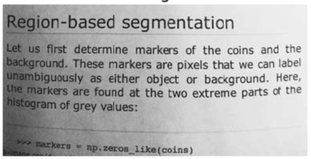
#> input picture M6_computer_vision/d5_edge detection, perspective, morphology/img/t1.png, 311 x 159 px, shrunk from 574 x 293 before the run
$ jupyter execute Thresholding.ipynb   (shell and % lines are left out)
#> lines starting #> are read from the running program, lines starting #| are printed output that depends on the picture; after the words box and inside, x2 and y2 are one past the last pixel; in counts of white or black regions, pixels touching at a corner belong together
# Computer Vision Thresholding

[cell 1]
import cv2
import numpy as np
import matplotlib.pyplot as plt

[cell 2]
# Have a look at the 2 images below
text = cv2.imread('img/t1.png')
#> text is the input picture: shape (159, 311, 3); mean B, G, R 176.7, 176.7, 176.7
plt.figure(figsize = (12,10))
plt.imshow(text, cmap='gray');

[cell 3]
# Apply threshold to the images above to make them look better, try to find the best one (THEY ALL LOOK THE SAME!)
text_copy = text.copy()
gray_text = cv2.cvtColor(text_copy, cv2.COLOR_BGR2GRAY)
ret, thresh = cv2.threshold(gray_text, 127, 255, cv2.THRESH_TOZERO)
plt.figure(figsize = (12,10))
plt.imshow(gray_text, cmap='gray');

[cell 4]
# Try to apply adaptiveThreshold and see if that helps, use both ADAPTIVE_THRESH_MEAN_C and ADAPTIVE_THRESH_GAUSSIAN_C
thresh_mean = cv2.adaptiveThreshold(gray_text, 255, cv2.ADAPTIVE_THRESH_MEAN_C, cv2.THRESH_BINARY, 11, 12)
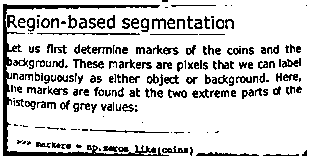
#> thresh_mean: shape (159, 311); 82.1% white; black in thin lines or dots
plt.figure(figsize = (12,10))
plt.imshow(thresh_mean, cmap="gray");

[cell 5]
thresh_gaussian = cv2.adaptiveThreshold(gray_text, 255, cv2.ADAPTIVE_THRESH_GAUSSIAN_C, cv2.THRESH_BINARY, 19, 7)
#> thresh_gaussian: shape (159, 311); 79.6% white; black in thin lines or dots
plt.figure(figsize = (12,10))
plt.imshow(thresh_gaussian, cmap="gray");

[cell 6]
# Now apply Otsu's thresholding to the same images, always make sure to start with a copy of the original image
ret, otsu = cv2.threshold(gray_text, 0, 255, cv2.THRESH_BINARY + cv2.THRESH_OTSU)
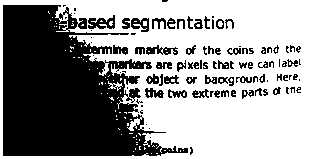
#> otsu: shape (159, 311); 58.7% white; 98 black regions (37 under 20 px), largest, box (x1, y1, x2, y2) and area: (3, 5, 188, 156) 17080, (88, 15, 115, 29) 219, (146, 45, 178, 55) 173
#> ret = 168
plt.figure(figsize = (12,10))
plt.imshow(otsu, cmap="gray");

[cell 7]
# Now try to first apply Gaussian Blur to the image and then Otsu thresholding
blur = cv2.GaussianBlur(gray_text, (5, 5), 0)
ret, otsu2 = cv2.threshold(blur, 0, 255, cv2.THRESH_BINARY + cv2.THRESH_OTSU)
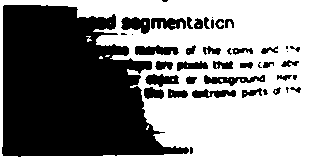
#> otsu2: shape (159, 311); 52.8% white; 43 black regions (11 under 20 px), largest, box (x1, y1, x2, y2) and area: (2, 5, 189, 157) 19499, (121, 17, 150, 34) 342, (204, 75, 265, 86) 334
#> ret = 174
plt.figure(figsize = (12,10))
plt.imshow(otsu2, cmap="gray");

[cell 8]
text_2 = cv2.imread('img/t2.png')
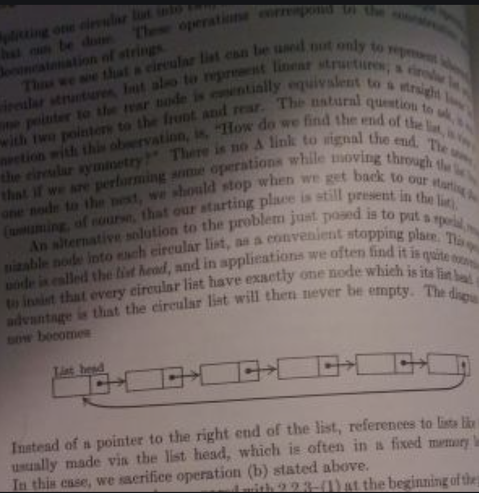
#> input picture M6_computer_vision/d5_edge detection, perspective, morphology/img/t2.png, 479 x 493 px, shrunk from 886 x 911 before the run
#> text_2 is the input picture: shape (493, 479, 3); mean B, G, R 94.2, 97, 107
plt.figure(figsize = (12,10))
plt.imshow(text_2, cmap='gray')

[cell 9]
# Apply threshold to the images above to make them look better, try to find the best one
text_2_copy = text_2.copy()
gray_text_2 = cv2.cvtColor(text_2_copy, cv2.COLOR_BGR2GRAY)
ret, thresh = cv2.threshold(gray_text_2, 127, 255, cv2.THRESH_BINARY)
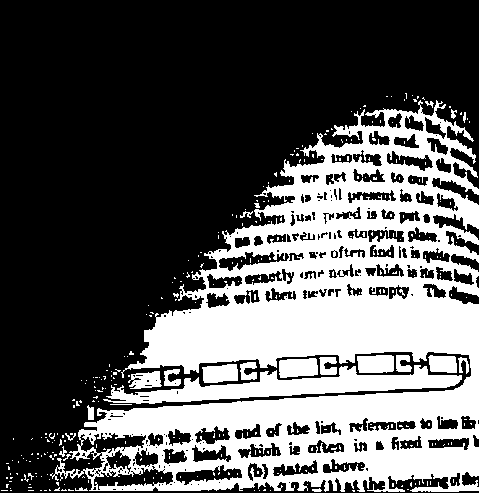
#> thresh: shape (493, 479); 35.1% white; 339 white regions (316 under 20 px), largest, box (x1, y1, x2, y2) and area: (50, 100, 479, 492) 72000, (103, 365, 462, 404) 5512, (279, 358, 318, 378) 674
plt.figure(figsize = (12,10))
plt.imshow(gray_text_2, cmap='gray');

[cell 10]
# Try to apply adaptiveThreshold and see if that helps, use both ADAPTIVE_THRESH_MEAN_C and ADAPTIVE_THRESH_GAUSSIAN_C
mean_thresh = cv2.adaptiveThreshold(gray_text_2, 255, cv2.ADAPTIVE_THRESH_MEAN_C, cv2.THRESH_BINARY, 19, 7)
#> mean_thresh: shape (493, 479); 77.6% white; 650 black regions (142 under 20 px), largest, box (x1, y1, x2, y2) and area: (51, 352, 471, 409) 4551, (0, 0, 479, 10) 2321, (0, 491, 479, 493) 482
plt.figure(figsize = (12,10))
plt.imshow(mean_thresh, cmap="gray");

[cell 11]
gauss_thresh = cv2.adaptiveThreshold(gray_text_2, 255, cv2.ADAPTIVE_THRESH_GAUSSIAN_C, cv2.THRESH_BINARY, 11, 2)
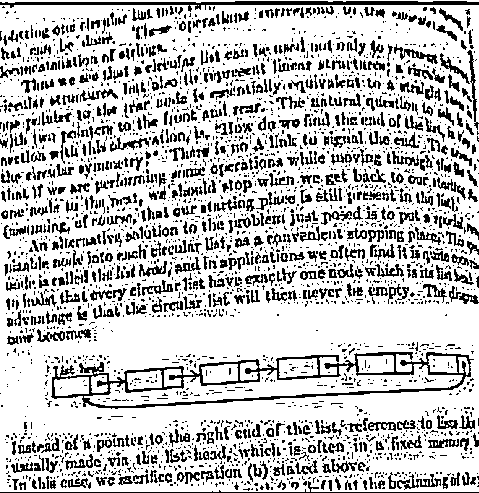
#> gauss_thresh: shape (493, 479); 75.4% white; black in thin lines or dots
plt.figure(figsize = (12,10))
plt.imshow(gauss_thresh, cmap="gray");

[cell 12]
# Now apply Otsu's thresholding to the same images, always make sure to start with a copy of the original image
ret, otsu2 = cv2.threshold(gray_text_2, 0, 255, cv2.THRESH_BINARY + cv2.THRESH_OTSU)
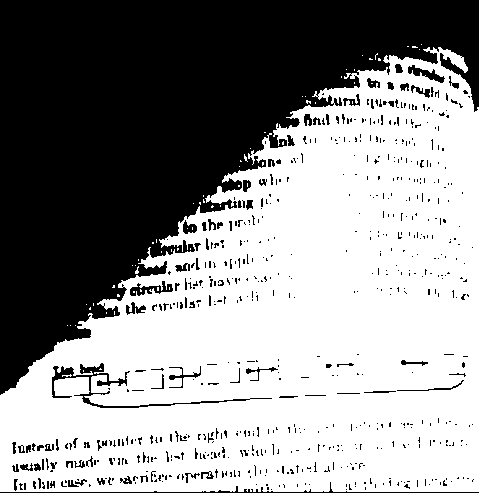
#> otsu2: shape (493, 479); 57.5% white; 650 black regions (566 under 20 px), largest, box (x1, y1, x2, y2) and area: (0, 0, 479, 395) 91827, (52, 363, 272, 408) 1069, (0, 482, 479, 493) 580
#> ret = 94
plt.figure(figsize = (12,10))
plt.imshow(otsu2, cmap="gray");

[cell 13]
# Now try to first apply Gaussian Blur to the image and then Otsu thresholding
gauss_blur = cv2.GaussianBlur(gray_text_2, (5, 5), 0)
ret, otsu3 = cv2.threshold(gauss_blur, 0, 255, cv2.THRESH_BINARY + cv2.THRESH_OTSU)
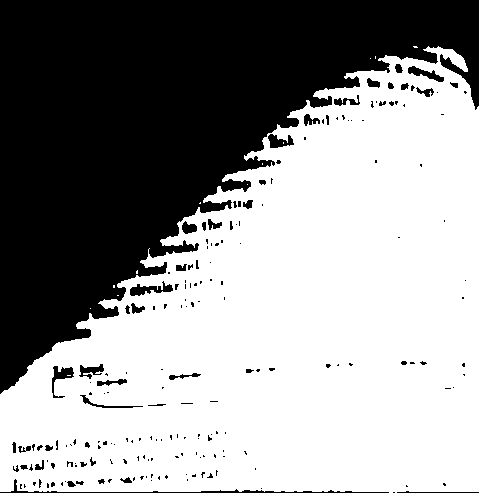
#> otsu3: shape (493, 479); 59.2% white; 196 black regions (148 under 20 px), largest, box (x1, y1, x2, y2) and area: (0, 0, 479, 394) 91656, (0, 479, 389, 493) 576, (130, 281, 173, 296) 296
#> ret = 93
plt.figure(figsize = (12,10))
plt.imshow(otsu3, cmap="gray");

[cell 14]
# In yesterday's notebook there was a similar challenge, with a image of a note which was very dark on the left side
# If you didn't manage to get it clean yesterday, try to go back to it now and apply what you just did here.
# Did it get better?
notes = cv2.imread('img/notes.png')
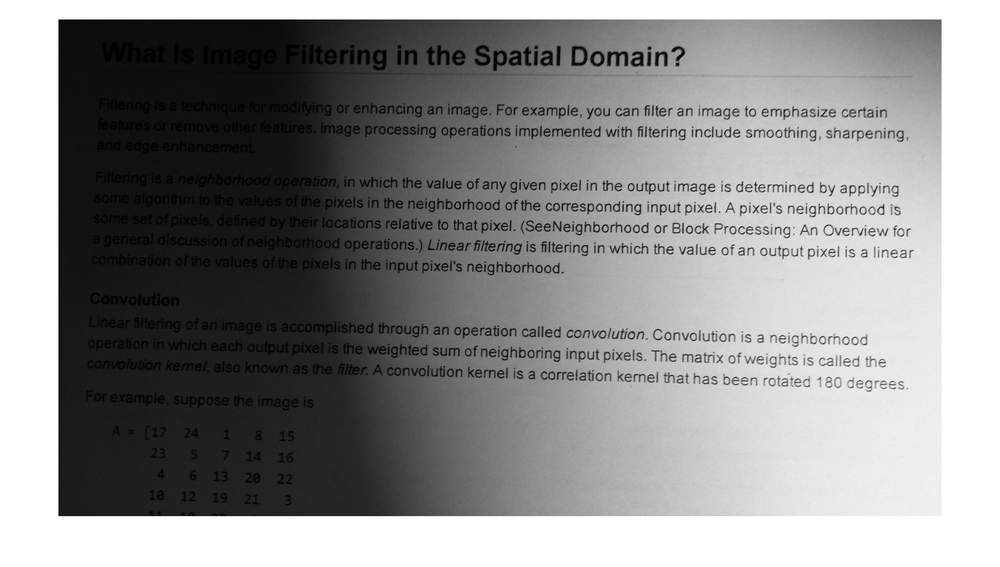
#> input picture M6_computer_vision/d5_edge detection, perspective, morphology/img/notes.png, 1000 x 567 px, shrunk from 1848 x 1048 before the run
#> notes is the input picture: shape (567, 1000, 3); min 0, max 255, mean 143
plt.figure(figsize = (12,10))
plt.imshow(notes, cmap='gray');

[cell 15]
notes_gray = cv2.cvtColor(notes, cv2.COLOR_BGR2GRAY)
plt.figure(figsize = (12,10))
plt.imshow(notes_gray, cmap="gray");

[cell 16]
thresh_notes = cv2.adaptiveThreshold(notes_gray, 255, cv2.ADAPTIVE_THRESH_GAUSSIAN_C, cv2.THRESH_BINARY, 19, 4)
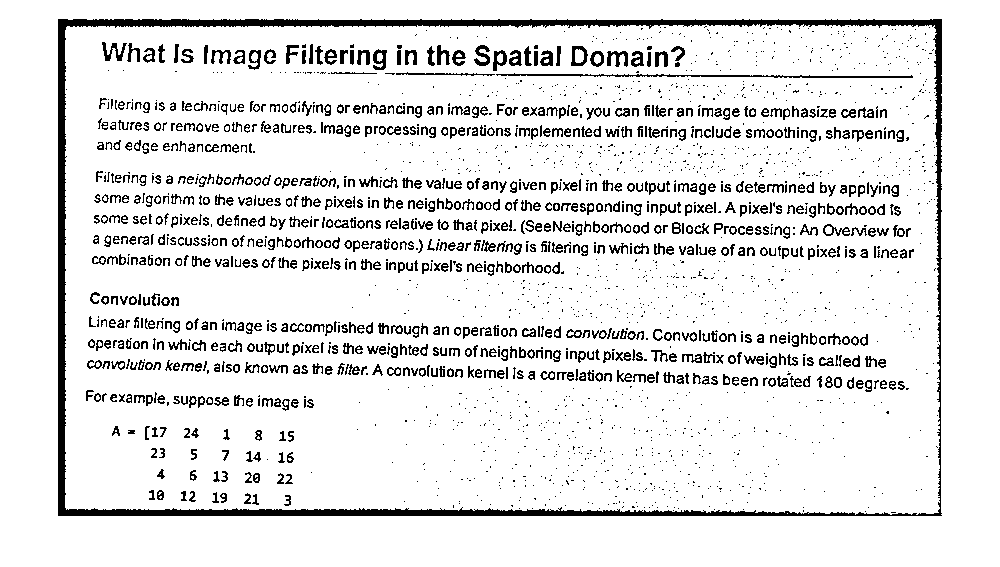
#> thresh_notes: shape (567, 1000); 89.7% white; 2412 black regions (1536 under 20 px), largest, box (x1, y1, x2, y2) and area: (58, 19, 942, 516) 15413, (496, 73, 913, 78) 787, (102, 42, 127, 61) 201
plt.figure(figsize = (12,10))
plt.imshow(thresh_notes, cmap="gray");
